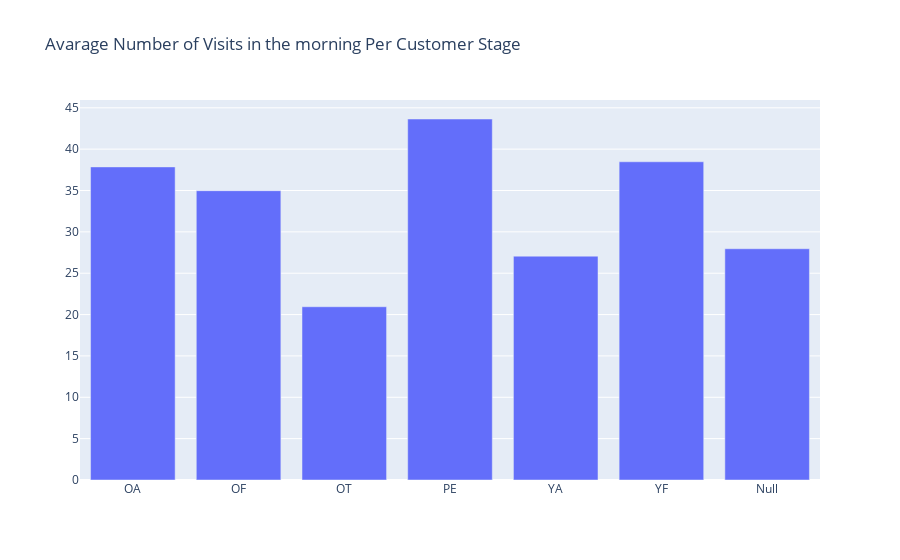

Notebook source saved alongside this figure:
### Code cell
#plot
plot_data = [
    go.Bar(
        x=cstage_avg_visit_mrng['cust_stage'],
        y=cstage_avg_visit_mrng['avg'],
    )
]

plot_layout = go.Layout(
        xaxis={"type": "category"},
        title='Avarage Number of Visits in the morning Per Customer Stage'
    )

fig = go.Figure(data=plot_data, layout=plot_layout)
pyoff.iplot(fig)

### Figure 1 — Plotly figure (JSON) as saved in the notebook; plotly's stock layout.template omitted (floating-point values rounded to 4 significant figures)
{"data": [{"type": "bar", "x": ["OA", "OF", "OT", "PE", "YA", "YF", "Null"], "y": [37.85, 34.98, 20.95, 43.64, 27.06, 38.47, 27.96]}], "layout": {"title": {"text": "Avarage Number of Visits in the morning Per Customer Stage"}, "xaxis": {"type": "category"}}}
